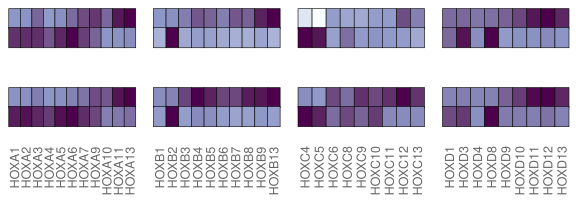

Reproduce this figure in R.
# Extended Data Fig. 2g: chromatin accessibility (bulk ATAC-seq) and H3K27me3 (bulk CUT&Tag) at the promoters of 39 HOX genes,
# H3-DSG-TL (n = 2) and H3-DSG-PL (n = 5). Each strip shows the mean over the tumours of a group; darker = higher.
#
# Input: data/hox_atac_k27me3_promoter_signal.tsv   one row per gene, assay and tumour (columns gene, value, HOX, int, type, ID);
#        ID is the SP ID of the tumour, type is ATAC or H3K27Me3, value the mean signal in the HOX promoter.
# Output: hox_atac_k27me3_strips.pdf
#
# How the table was made: the ATAC-seq and CUT&Tag reads of each tumour were converted to CPM-normalised coverage (bigWig, then
# bedGraph; these files are not deposited). For each of the 39 HOX genes (GRCh37.75 gene coordinates) the signal was averaged over
# the promoter, +/- 2500 bp around the transcription start site, giving one value per gene, assay and tumour.
# Eight tumours were profiled; the eighth, an H3 wild-type tumour used as control, is not part of the figure and is not in the table.
#
# Groups: H3-DSG-TL = SP32 and SP36; H3-DSG-PL = SP02, SP03, SP05, SP09 and SP10. These are the groups of Table S1 and of the
# sample sheet of the sequencing data (group A = PL, group B = TL). Both are set here by SP ID.
# Run from the Cell_of_Origin/ directory:  Rscript hox_atac_k27me3_strips.R

library(ggplot2)
library(cowplot)

df <- read.delim("data/hox_atac_k27me3_promoter_signal.tsv")
thalamus_like <- c("SP32", "SP36")
stopifnot(length(unique(df$ID)) == 7, all(thalamus_like %in% df$ID), nrow(df) == 7 * 2 * 39)
df$tumorgroup <- ifelse(df$ID %in% thalamus_like, "TL", "PL")
df$gene <- factor(df$gene, levels = unique(df$gene[order(df$HOX, df$int)]))        # HOXA1 ... HOXD13

# group means per gene and assay
dfacmean     <- aggregate(value ~ gene + tumorgroup, FUN = mean, data = df[df$type == "ATAC", ])
dfk27me3mean <- aggregate(value ~ gene + tumorgroup, FUN = mean, data = df[df$type == "H3K27Me3", ])

# ---- one strip: one HOX cluster, one group, one assay ----
# midpoint of the colour scale is chosen per assay and cluster (as in the original figure); the scale spans the values of the strip
strip <- function(d, cluster, grp, midpoint) {
  ggplot(d[grepl(cluster, d$gene) & d$tumorgroup == grp, ], aes(x = gene, y = 1)) +
    geom_tile(aes(fill = value), color = "black", show.legend = F) +
    scale_fill_gradient2(low = "#f7fcfd", mid = "#8c96c6", high = "#4d004b", midpoint = midpoint) +
    theme_bw() + theme(axis.ticks = element_blank(), axis.text = element_blank(), rect = element_blank(),
                       panel.grid = element_blank(), axis.title = element_blank())
}
clusters <- c("HOXA", "HOXB", "HOXC", "HOXD")
mid_k27me3 <- c(HOXA = 0.3, HOXB = 0.3, HOXC = 3, HOXD = 0.3)
mid_atac   <- c(HOXA = 0.1, HOXB = 0.1, HOXC = 0.1, HOXD = 0.1)
block <- function(grp) c(lapply(clusters, function(h) strip(dfk27me3mean, h, grp, mid_k27me3[h])),
                         rep(list(NULL), 4),                                       # negative-height row below: pulls the two strips together
                         lapply(clusters, function(h) strip(dfacmean, h, grp, mid_atac[h])))

# gene names under the last strips
gene_labels <- lapply(clusters, function(h)
  ggplot(data.frame(gene = factor(levels(df$gene)[grepl(h, levels(df$gene))], levels = levels(df$gene)), y = 1), aes(gene, y)) +
    geom_blank() + theme_bw() +
    theme(axis.text.x = element_text(angle = 90, hjust = 1, vjust = 0.5, colour = "grey40"), axis.text.y = element_blank(),
          axis.ticks = element_blank(), axis.title = element_blank(), panel.grid = element_blank(), rect = element_blank()))

plots <- c(block("TL"), rep(list(NULL), 4), block("PL"), gene_labels)
# rows: TL H3K27me3, spacer, TL ATAC | gap | PL H3K27me3, spacer, PL ATAC | gene names
g <- plot_grid(plotlist = plots, ncol = 4,
               rel_heights = c(0.1, -0.05, 0.1, 0.06, 0.1, -0.05, 0.1, 0.18),
               rel_widths = rep(1 / 4, 4))
# Group names and assay names were added to the submitted panel afterwards (left: H3-DSG-TL above H3-DSG-PL;
# right: H3K27me3 above ATAC-seq within each group).
ggsave("hox_atac_k27me3_strips.pdf", g, width = 416 / 72, height = 146 / 72)       # strip size of the original figure
